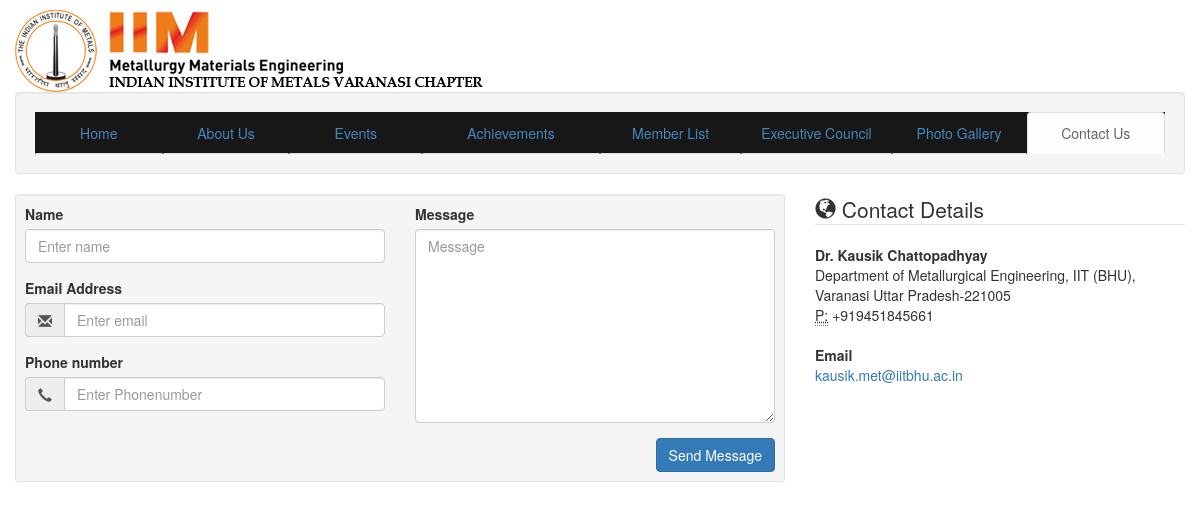
The app's page /contactus/ with its own data.
### iimv/models.py (models this page shows, shortened)
class ContactUs(models.Model):
	name = models.CharField(max_length=50)
	address = models.TextField()
	phone = models.CharField(max_length=15)
	email = models.EmailField(blank=True)

### iimv/views.py (the view)
# urls.py: path('contactus/',contactus),
def contactus(request):
	contactusdata = ContactUs.objects.all()
	context = {'contact' : contactusdata}
	return render(request,'contact.html',context)

### iimv/templates/contact.html (shortened to what this page needs)
{% load staticfiles %}
<!DOCTYPE html>
<html>
<head>
    <link rel="stylesheet" href='{% static "bootstrap/css/bootstrap.min.css" %}'>
    <link rel="stylesheet" type="text/css" href='{% static "styl31.css" %}'>
</head>
<body  data-spy="scroll">
 <div class="container-fluid">
 <img class="hidden-xs" src='{% static "img/logo.jpg" %}'/>
  <div class="h3ad3r " >
       <div class="n4v well">
        <ul class="nav nav-tabs nav-justified navbar-fixed">
         <li ><a href="/index">Home</a></li>
         <li ><a href="/aboutus">About Us</a></li>
        <li><a href="/events">Events</a></li>
        <li><a href="/achievements">Achievements</a></li>
         <li><a href="/memberlist">Member List</a></li>
         <li><a href="/executivecouncil">Executive Council</a></li>
         <li><a href="/photogallery">Photo Gallery</a></li>
         <li class="active"><a href="/contactus">Contact Us</a></li>
       </ul>
    </div>
</div>
	<div >
    <div class="row">
        <div class="col-md-8">
            <div class="well well-sm">
                <form action = '/contactus/sendmsg' method='POST'>
                <div class="row">
                    <div class="col-md-6">
                        <div class="form-group">
                            <label for="name">
                                Name</label>
                            <input type="text" name='name' class="form-control" id="name" placeholder="Enter name" required="required" />
                        </div>
                        <div class="form-group">
                            <label for="email">
                                Email Address</label>
                            <div class="input-group">
                                <span class="input-group-addon"><span class="glyphicon glyphicon-envelope"></span>
                                </span>
                                <input type="email" name = 'email' class="form-control" id="email" placeholder="Enter email" required="required" /></div>
                        </div>
						<div class="form-group">
                            <label for="email">
                                Phone number</label>
                            <div class="input-group">
                                <span class="input-group-addon"><span class="glyphicon glyphicon-earphone"></span>
                                </span>
                                <input type="text" name='phone' class="form-control" id="phone" placeholder="Enter Phonenumber" required="required" /></div>
                        </div>
                    </div>
                    <div class="col-md-6">
                        <div class="form-group">
                            <label for="name">
                                Message</label>
                            <textarea name="message" id="message" class="form-control" rows="9" cols="25" required="required"
                                placeholder="Message"></textarea>
                        </div>
                    </div>
                    <div class="col-md-12">
                        <button type="submit" class="btn btn-primary pull-right" id="btnContactUs">
                            Send Message</button>
                    </div>
                </div>
                </form>
            </div>
        </div>
        <div class="col-md-4">
            <form>
            <legend><span class="glyphicon glyphicon-globe"></span> Contact Details</legend>
            <address>
                {% for context in contact %}
                <strong>{{context.name}}</strong><br>
                {{context.address}}<br>
                <abbr title="Phone">
                    P:</abbr>
                {{context.phone}}
            </address>
            <address>
                <strong>Email</strong><br>
                <a href="mailto:#">{{context.email}}</a>
            </address>
            {% endfor %}
            </form>
        </div>
    </div>
</div>
 </div>
</body>
</html>

### iimv/static/styl31.css (style rules this page uses)
.container-fluid { position: absolute; #height: 200%; }
body { padding-top: 10px; }
.h3ad3r { height: 18%; width: 100%; background: rgba(76, 175, 80, 0.0); position: relative; left: 0; }
.n4v { position: relative; #top: 80%; left: 0; }
.nav { background-color: black ; opacity: 0.9 ; }

### records on screen
ContactUs: name "Dr. Kausik Chattopadhyay", address "Department of Metallurgical Engineering, IIT (BHU), Varanasi Uttar Pradesh-221005", phone "+919451845661", email "kausik.met@iitbhu.ac.in"
